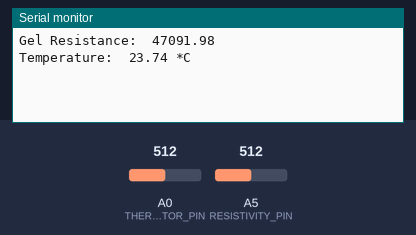
Bench run of a sketch on a simulated Arduino Uno, built with avr-gcc and run on an emulated ATmega328P. Shown: the last lines printed to the serial monitor. The inputs (shaded band) are chosen by the test bench; at power-on: A5 (RESISTIVITY_PIN) = 512, A0 (THERMISTOR_PIN) = 512.

Above: at 1.2 s.
1.3 s: A5 (RESISTIVITY_PIN) set to 1023
At 2.5 s:
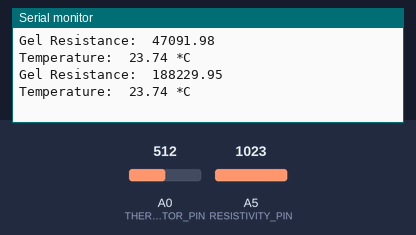
4.3 s: A0 (THERMISTOR_PIN) set to 716
At 5.6 s:
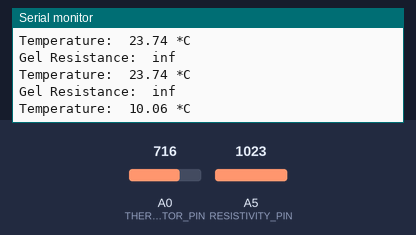
5.8 s: A5 (RESISTIVITY_PIN) set to 900
At 6.8 s:
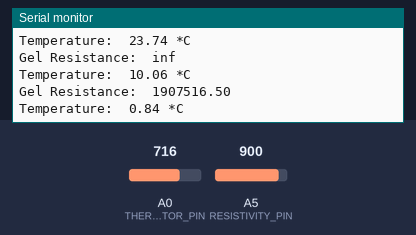
7.3 s: A0 (THERMISTOR_PIN) set to 900
At 8.8 s:
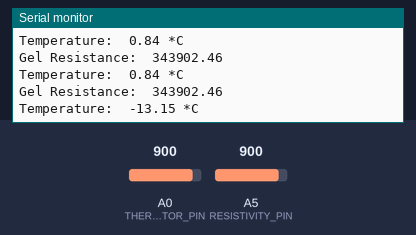
Timing chart, 0 to 9.8 s (numbered marks = the images above; inputs shaded):
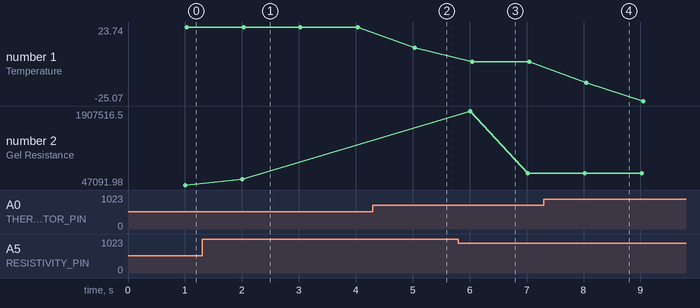

Measured:
- after the input at 1.3 s, the serial monitor: prints a new line after 0.70 s (image 1)
- after the input at 4.3 s, the serial monitor: prints a new line after 0.73 s (image 2)
- after the input at 5.8 s, the serial monitor: prints a new line after 0.21 s (image 3)
- after the input at 7.3 s, the serial monitor: prints a new line after 0.75 s (image 4)
- plotted number 1: 23.74 → 10.06 after the input at 4.3 s, 0.84 → -25.07 after the input at 7.3 s
- plotted number 2: 47091.98 → 188229.95 after the input at 1.3 s, 188229.95 → 343902.46 after the input at 5.8 s

The sketch:

thermistor_code_FINAL.ino
```cpp
#define SERIES_RESISTOR_THERMISTOR 100000    //set resistor values as constants
#define SERIES_RESISTOR_RESISTIVITY 47000
#define THERMISTOR_PIN A0                    //set pin value that will read in thermistor resistance data
#define RESISTIVITY_PIN A5                   //set pin value that will read in gel resistivity data

#define THERMISTORNOMINAL 114000 //resistance of thermistor at room temperature
#define TEMPERATURENOMINAL 20    //actual temperature used for "room temperature"
#define BCOEFFICIENT 3000        //beta coefficient of the thermistor, ususally between 2000 and 3000

void setup() {
  Serial.begin(9600);
}

void loop() {

  double total_raw_data_thermistor = 0.0;
  double total_raw_data_resistivity = 0.0;

  //collect 5 data samples every second and average them for more accurate results
  for (int i=0; i<5; i++) {
    total_raw_data_thermistor += analogRead(THERMISTOR_PIN);
    total_raw_data_resistivity += analogRead(RESISTIVITY_PIN);
    delay(200);
  }
  double avg_data_thermistor = total_raw_data_thermistor / 5;
  double avg_data_resistivity = total_raw_data_resistivity / 5;

  //calculate resistance from measured data
  double scaled_data_thermistor = (1023 / avg_data_thermistor) - 1;
  double thermistor_resistance = SERIES_RESISTOR_THERMISTOR / scaled_data_thermistor;

  double scaled_data_resistivity = (1023 / avg_data_resistivity) - 1;
  double hydrogel_resistance = SERIES_RESISTOR_RESISTIVITY / scaled_data_resistivity;


  //uses Steinhart and Hart equation to convert the thermistor's resistance to ambient temperature
  float steinhart;
  steinhart = thermistor_resistance / THERMISTORNOMINAL;
  steinhart = log(steinhart);
  steinhart /= BCOEFFICIENT;
  steinhart += 1.0 / (TEMPERATURENOMINAL + 273.15);
  steinhart = 1.0 / steinhart;
  steinhart -= 273.15;


  Serial.print("Gel Resistance:\t");
  Serial.println(hydrogel_resistance);
  Serial.print("Temperature:\t");
  Serial.print(steinhart);
  Serial.println(" *C");
  Serial.println();

}
```
